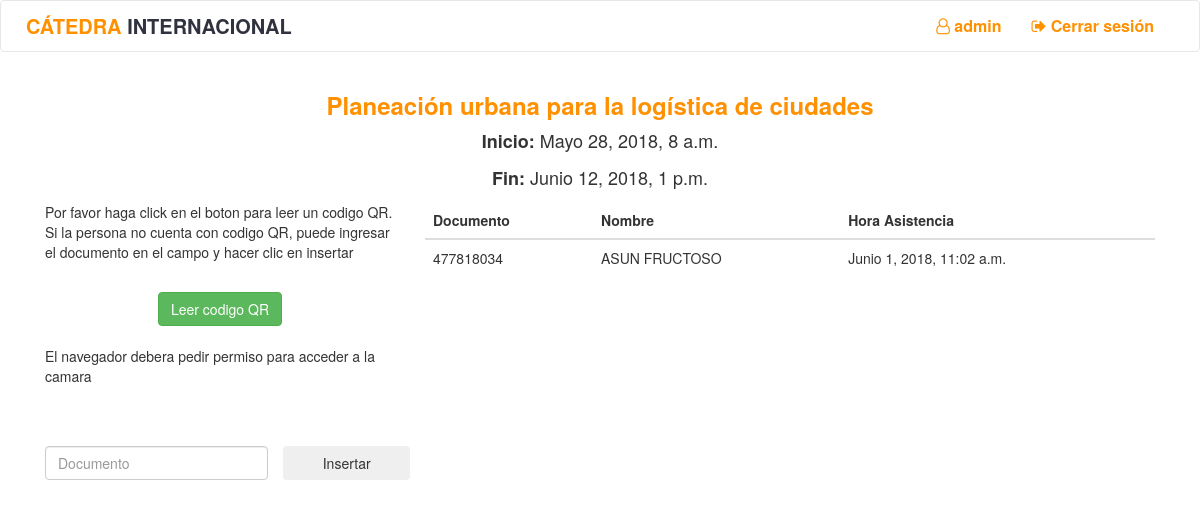
Page /clase/1/1/ (signed in) on the earlier database version.
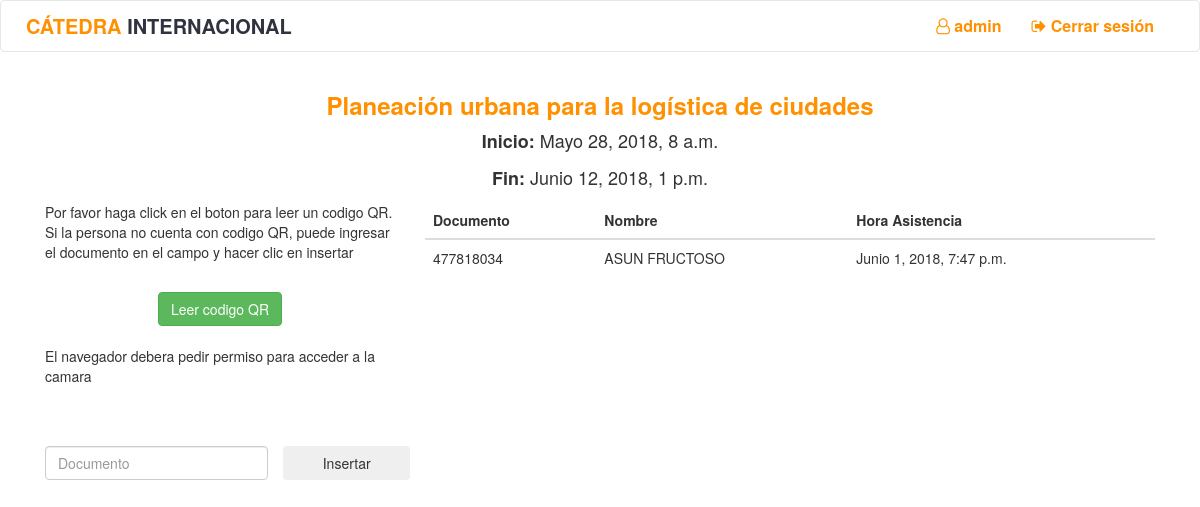
Same page on the later database version.
### qr/models.py (models this page shows, shortened)
class Asistencia(models.Model):
    curso = models.ForeignKey(Curso, on_delete=models.CASCADE)
    estudiante = models.ForeignKey(Estudiante, on_delete=models.CASCADE)
    monitor = models.ForeignKey(User, on_delete=models.CASCADE)
    fecha = models.DateTimeField(default=datetime.now)

class Estudiante(models.Model):
    identificacion = models.CharField(max_length=20)
    tipo_documento = models.CharField(max_length=30, choices=DOCUMENTOS)
    nombre = models.CharField(max_length=200)
    correo = models.CharField(max_length=100)
    cursos = models.ManyToManyField(Curso)

### qr/views.py (the view)
# urls.py: url(r"^clase/(?P<id_curso>[0-9]+)/(?P<id_clase>[0-9]+)/$", views.clase, name="clase"),
def clase(request,id_curso, id_clase):
    if not request.user.is_authenticated():
        return redirect('qr:login')
    curso = get_object_or_404(Curso, pk=id_curso)
    clase = get_object_or_404(Clase, pk=id_clase)
    monitor = get_object_or_404(User, pk=request.user.id)
    asistencias = Asistencia.objects.filter(Q(fecha__gt=clase.inicio) & Q(fecha__lt=clase.fin) & Q(curso=curso))
    if not monitor in curso.monitores.all():
        return redirect('qr:home')
    currentDate = datetime.now() + timedelta(hours=5)
    formato_local = "%d de %B del %Y a las %I:%M"
    if request.user.is_authenticated():
        if request.method == "POST":
            qr_text = request.body.decode("utf-8").split("?")
            estudiante = get_object_or_404(Estudiante, identificacion=qr_text[0])
            response = {}
            print(currentDate.hour,"|",clase.fin.hour,"-",currentDate.minute,"|",clase.fin.minute)
            if len(Asistencia.objects.filter(Q(fecha__gt=clase.inicio) & Q(fecha__lt=clase.fin) & Q(curso=curso) & Q(estudiante=estudiante)))>0:
                response["status"] = -201
                response["message"] = "La persona ya tiene una asistencia creada"
                print("Asistencia rechazada: la persona tiene asistencia")
            elif currentDate.hour>=clase.fin.hour and currentDate.minute>clase.fin.minute:
                response["status"] = -201
                response["message"] = "El tiempo ha finalizado. Ya no se puede registrar"
                print("El tiempo ha finalizado. Ya no se puede registrar")
            elif curso in estudiante.cursos.all() and curso.identificador == int(qr_text[1]) and monitor in curso.monitores.all():
                asistencia = Asistencia.objects.create(curso=curso, estudiante=estudiante, monitor=monitor, fecha=datetime.now(tz=timezone.utc))
                response["status"] = 200
                response["message"] = "Asistencia tomada con exito"
                response["asistencia"] = {"nombre": asistencia.estudiante.nombre, "documento": asistencia.estudiante.identificacion}
                response["fecha"] = currentDate.strftime(formato_local)
                print("Asistencia tomada")
            else:
                response["status"] = -200
                response["message"] = "No se puede tomar la asistencia al estudiante"
                print("Error al tomar asistencia")
            return HttpResponse(JsonResponse(response))
    context = {
        "clase": clase,
        "curso": curso,
        "active": clase.inicio <= datetime.now(tz=timezone.utc) and clase.fin > datetime.now(tz=timezone.utc),
        "asistencias":asistencias
    }
    return render(request, "qr/clase.html", context)

### templates/qr/clase.html (shortened to what this page needs)
{% extends 'qr/base.html' %}
{% load staticfiles %}
{% block head %}
    <link rel='stylesheet' href="{% static "qr/css/qr.css" %}" />
    <link rel='stylesheet' href="{% static "qr/css/clase.css" %}" />
{% endblock %}
{% block body %}
    <div class="container" ng-app="Scanner" ng-controller="scan-controller">
        <div class="row center">
            <h3><b><a class="yellow" href="{% url 'qr:curso' curso.id %}">{{ curso.nombre }}</a></b></h3>
            <p class="center hora"><b>Inicio:</b> {{ clase.inicio }}</p>
            <p class="center hora"><b>Fin:</b> {{ clase.fin }}</p>
        </div>
        <div clas="row">
            {% if active %}
            <div class="col-sm-4">
                <p>Por favor haga click en el boton para leer un codigo QR. Si la persona no cuenta con codigo QR, puede ingresar el documento en el campo y hacer clic en insertar</p>
                <br>
                <div class="center">
                    <button class="btn btn-success" ng-click="start()">
                        Leer codigo QR
                    </button>
                </div>
                <br>
                <p ng-hide="cameraRequested">El navegador debera pedir permiso para acceder a la camara</p>
                <br>
                <br>
                <div class="row">
                    <div class="col-xs-8">
                        <input ng-model="identificacion" class="form-control" type="text" name="fname" placeholder="Documento">
                    </div>
                    <input  class="btn col-xs-4 " type="submit" value="Insertar" ng-click="asistenciaManual({{ curso.identificador }})">
                </div>
            </div>
            <div class="col-sm-8">
            {% else %}
            <div class="col-sm-12">
            {% endif %}
                <table class="table">
                  <thead class="thead-light">
                    <tr>
                      <th scope="col">Documento</th>
                      <th scope="col">Nombre</th>
                      <th scope="col">Hora Asistencia</th>
                    </tr>
                  </thead>
                  <tbody>
                    {%  for asistencia in asistencias %}
                        <tr>
                          <td>{{ asistencia.estudiante.identificacion }}</td>
                          <td>{{ asistencia.estudiante.nombre }}</td>
                          <td>{{ asistencia.fecha }}</td>
                        </tr>
                    {% endfor %}
                  </tbody>
                </table>
            </div>
        </div>
    </div>
{% endblock %}

Differences in the rows shown:
removed Asistencia: estudiante.identificacion "477818034", estudiante.nombre "ASUN FRUCTOSO", fecha "Junio 1, 2018, 11:02 a.m."
added Asistencia: estudiante.identificacion "477818034", estudiante.nombre "ASUN FRUCTOSO", fecha "Junio 1, 2018, 7:47 p.m."
